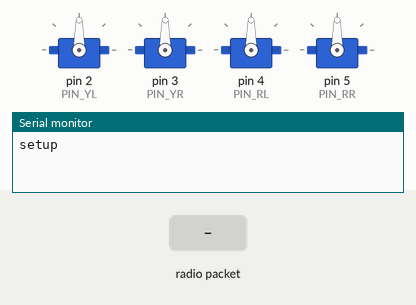
Bench run of a sketch on a simulated Arduino Uno, built with avr-gcc and run on an emulated ATmega328P. Shown: 4 × servo, the last lines printed to the serial monitor. The inputs (shaded band) are chosen by the test bench. No radio packets arrive unless stated.

Above: at 1.7 s.
1.8 s: radio packet "200" arrives
At 1.95 s:
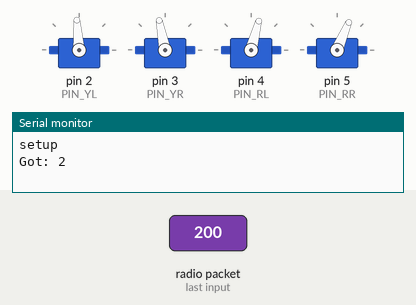
At 10.7 s:
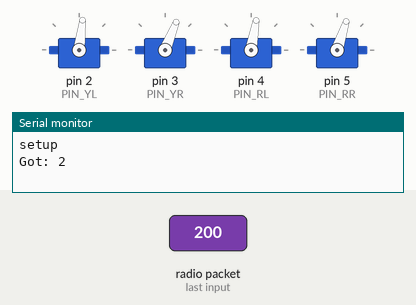
Timing chart, 0 to 12.2 s (numbered marks = the images above; inputs shaded):
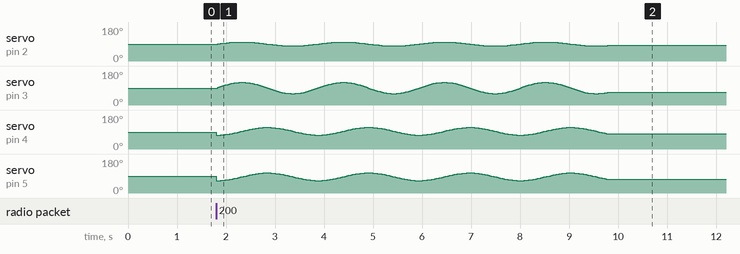

The sketch:

receiver.ino
```cpp
// (licence header left out)
#include "Otto2.h"
Otto2 otto2;
#include <VirtualWire.h>
  #define PIN_YL 2 //servo[0]
  #define PIN_YR 3 //servo[1]
  #define PIN_RL 4 //servo[2]
  #define PIN_RR 5 //servo[3]
int count;
void setup()
{
    otto2.init(2,3,4,5);
    otto2.home();
    Serial.begin(9600);  // Debugging only
    Serial.println("setup"); //Prints "Setup" to the serial monitor
    vw_set_rx_pin(13);       //Sets pin D12 as the RX Pin
    vw_set_ptt_inverted(true); // Required for DR3100
    vw_setup(4000);      // Bits per sec
    vw_rx_start();       // Start the receiver PLL running
}

void loop()
{
    uint8_t buf[VW_MAX_MESSAGE_LEN];
    uint8_t buflen = VW_MAX_MESSAGE_LEN;
    if (vw_get_message(buf, &buflen)) // Non-blocking
    {
  int i;
        digitalWrite(13, true);  // Flash a light to show received good message
  // Message with a good checksum received, dump it.
  Serial.print("Got: ");


            int c = (buf[i])-'0';
            Serial.print(c);
      Serial.print(" ");

        count++;
       // Serial.print(count);
  Serial.println("");
//        digitalWrite(13, false);
enum command{WALK=1,TURNR,TURNL,UP};

        switch(c){
        case WALK:otto2. walk(4,1000,FORWARD);break;
        case TURNR:otto2. turn(4,2000,RIGHT);break;
        case TURNL:otto2. turn(4,2000,LEFT);break;
        case UP:otto2. updown(1,1000,20);break;

    }
}
}
```
